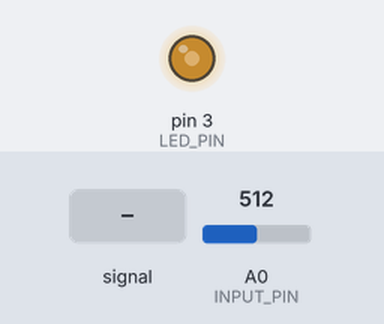
Simulated run of this sketch. Board: Arduino Leonardo, built with avr-gcc and run on an emulated ATmega32U4. Shown: output pins drawn as LEDs (lit = HIGH). The test bench sets the inputs (shaded band); at power-on: A0 (INPUT_PIN) = 512.

Above: at 1.2 s.
1.3 s: A0 (INPUT_PIN) fed a 200 Hz sine of ±81 counts around its level
4.3 s: A0 (INPUT_PIN) set to 900
At 5.5 s:
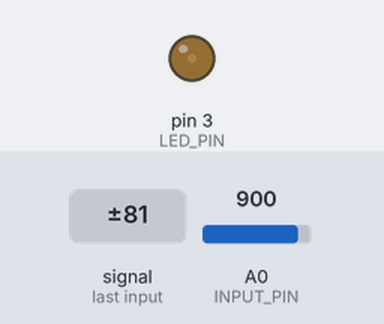
5.8 s: A0 (INPUT_PIN) set to 1023
At 6.9 s:
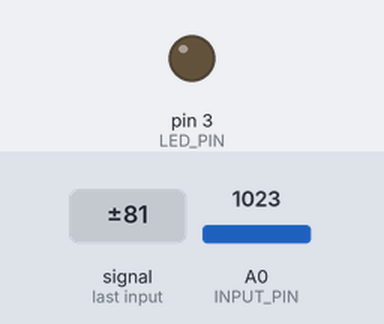
7.3 s: A0 (INPUT_PIN) set to 122
At 8.0 s:
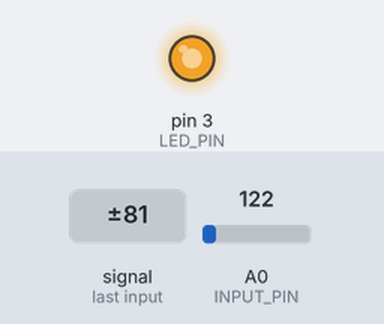
Timing chart, 0 to 9.8 s (numbered marks = the images above; inputs shaded):
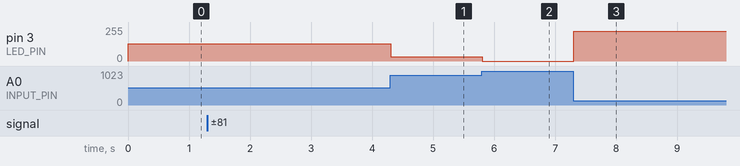

The sketch:

2023-04-27-midi-analog-input.ino
```cpp
#include <Arduino.h>
#include "MIDIUSB.h"

const int INPUT_PIN = A0;
const int LED_PIN = 3;

const byte MIDI_CHANNEL = 0;
const byte MIDI_CC = 74;

int sensor_value = 0;
int old_sensor_value = 0;

int t = 0;
int old_t = 0;

const int numReadings = 10;

int readings[numReadings];  // the readings from the analog input
int readIndex = 0;          // the index of the current reading
int total = 0;              // the running total
int average = 0;            // the average

void readSensor() {
  total = total - readings[readIndex];
  readings[readIndex] = analogRead(INPUT_PIN);
  total = total + readings[readIndex];
  readIndex = readIndex + 1;

  if (readIndex >= numReadings) {
    readIndex = 0;
  }

  // calculate the average:
  average = total / numReadings;

  sensor_value = map(average, 0, 1023, 127, 0);
}

void sendValue(int value) {
  //Serial.println(value);

  byte channel = MIDI_CHANNEL;
  byte control = MIDI_CC;

  midiEventPacket_t event = {0x0B, 0xB0 | channel, control, (byte) value};
  MidiUSB.sendMIDI(event);
  MidiUSB.flush();
}

void setup() {
  pinMode(LED_PIN, OUTPUT);

  for (int thisReading = 0; thisReading < numReadings; thisReading++) {
    readings[thisReading] = 0;
  }

  readSensor();
  old_sensor_value = sensor_value;
}

void loop() {
  t = millis();
  int delta = t - old_t;

  readSensor();

  if (sensor_value != old_sensor_value) {
    sendValue(sensor_value);
    old_sensor_value = sensor_value;

    int led_value = map(sensor_value, 0, 127, 0, 255);
    analogWrite(LED_PIN, led_value);
  }
}
```

Measured:
- after the input at 4.3 s, pin 3 (LED_PIN): 128/255 → 32/255 at once
- after the input at 5.8 s, pin 3 (LED_PIN): 32/255 → 0/255 at once
- after the input at 7.3 s, pin 3 (LED_PIN): 0/255 → 224/255 at once
